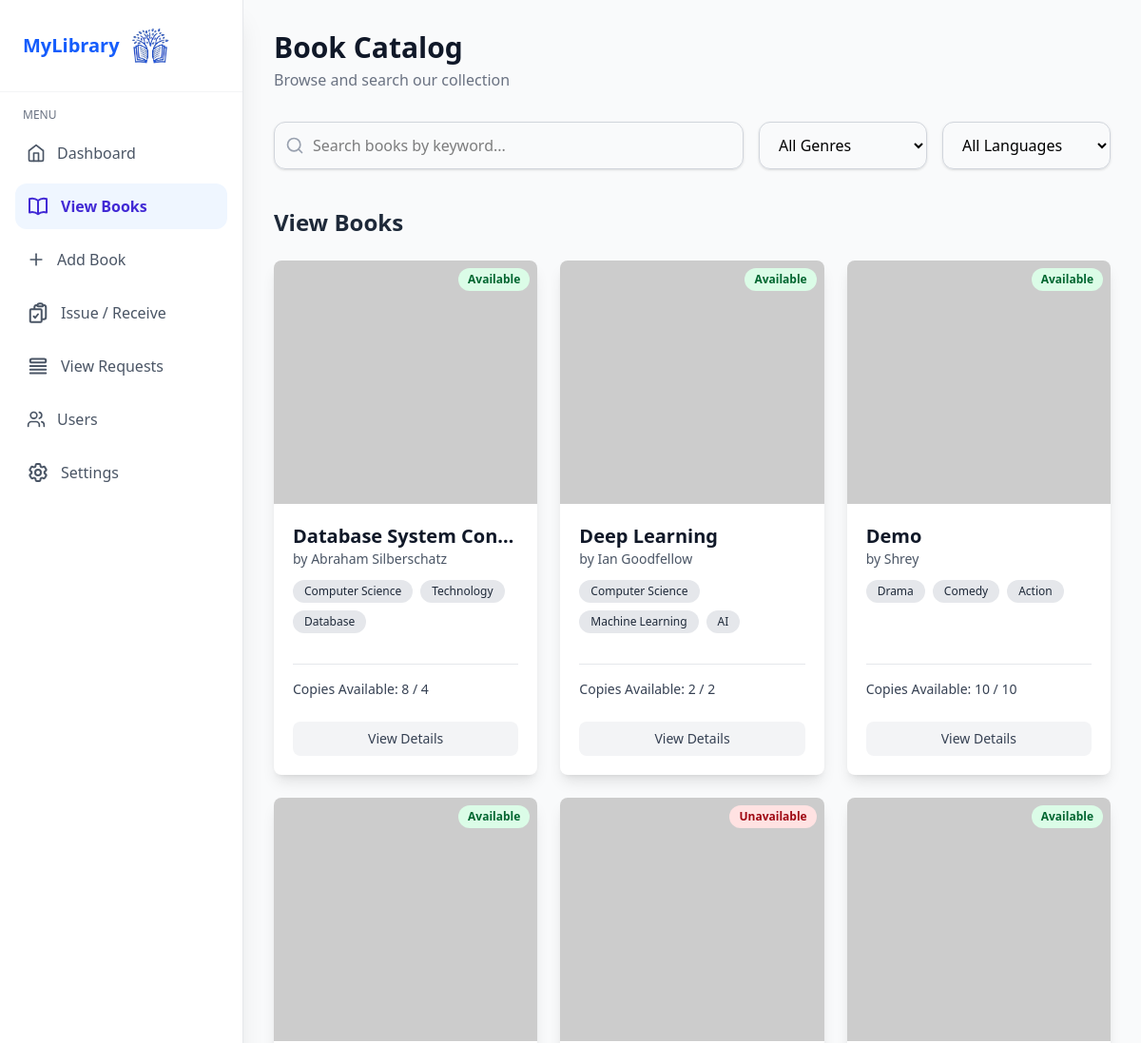
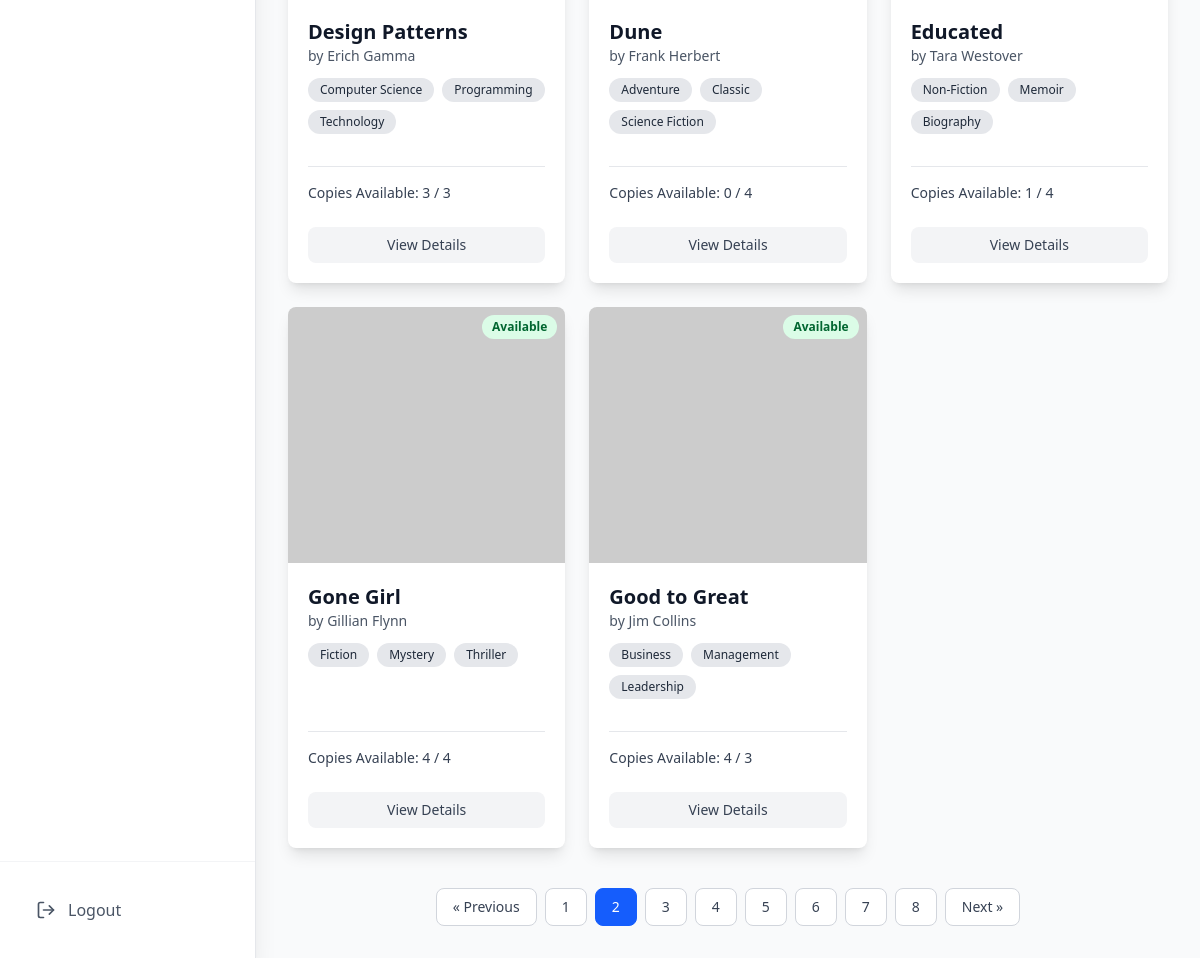
Page /books/?page=2 (signed in) on the committed database (2 pictures, top to bottom).
### library_db/models.py (models this page shows, shortened)
class Book(models.Model):
    book_id = models.AutoField(primary_key=True)
    isbn = models.CharField(max_length=20, unique=True)
    title = models.CharField(max_length=255)
    author = models.CharField(max_length=100)
    genre = models.ManyToManyField(Genre, related_name='books')
    language = models.ForeignKey(Language, on_delete=models.CASCADE, related_name='books', null=True)
    description = models.TextField(blank=True, null=True)
    image_url = models.URLField(max_length=500, blank=True, null=True)
    total_copies = models.IntegerField()
    available_copies = models.IntegerField()
    def genre_display(self):
      return ', '.join(genre.genre_name for genre in self.genre.all())
    genre_display.short_description = 'Genres'

class Genre(models.Model):
    genre_id = models.AutoField(primary_key=True)
    genre_name = models.CharField(max_length=100, unique=True)

### LMS/views.py (the view)
# urls.py: path('books/', views.books, name='books'),
@admin_login_required
def books(request):
    all_books_list = Book.objects.all().order_by('title')
    paginator = Paginator(all_books_list, 8)
    page_number = request.GET.get('page')
    books_page_obj = paginator.get_page(page_number)
    context = {
        'books_page': books_page_obj,
        'all_genres': Genre.objects.all().order_by('genre_name'),
        'all_languages': Language.objects.all().order_by('language_name'),
    }
    return render(request, 'admin/books.html', context)

### LMS/views.py (called while the page is built)
def admin_login_required(view_func):
    @wraps(view_func)
    def wrapper(request, *args, **kwargs):
        if not request.session.get('admin_id'):
            return redirect('admin_login')
        return view_func(request, *args, **kwargs)
    return wrapper

### templates/admin/books.html (shortened to what this page needs)
{% extends "base.html" %}
{% load static %}
{% block content %}
<div class="flex-1 ml-0 md:ml-64 main-content-scroll bg-gray-50">
    <main class="p-4 md:p-8">
        <h1 class="text-3xl font-bold text-gray-900 mb-1">Book Catalog</h1>
        <p class="text-gray-500 mb-8">Browse and search our collection</p>
        <form id="filter-form" class="flex flex-col md:flex-row gap-4 mb-10 items-center text-black">
            <div class="relative flex-grow w-full md:w-auto">
                <input type="text" id="search-input" name="search" placeholder="Search books by keyword..."
                    class="w-full pl-10 pr-4 py-3 border border-gray-300 rounded-xl focus:outline-none focus:ring-2 focus:ring-blue-500 shadow-sm">
                <svg class="absolute left-3 top-1/2 transform -translate-y-1/2 w-5 h-5 text-gray-400"
                    xmlns="http://www.w3.org/2000/svg" viewBox="0 0 24 24" fill="none" stroke="currentColor"
                    stroke-width="2" stroke-linecap="round" stroke-linejoin="round">
                    <circle cx="11" cy="11" r="8"></circle>
                    <path d="m21 21-4.3-4.3"></path>
                </svg>
            </div>
            <div class="flex gap-4 w-full md:w-auto">
                <select id="genre-filter" name="genre"
                    class="py-3 px-4 border border-gray-300 rounded-xl focus:outline-none focus:ring-2 focus:ring-blue-500 shadow-sm w-full">
                    <option value="">All Genres</option>
                </select>
                <select id="language-filter" name="language"
                    class="py-3 px-4 border border-gray-300 rounded-xl focus:outline-none focus:ring-2 focus:ring-blue-500 shadow-sm w-full">
                    <option value="">All Languages</option>
                </select>
            </div>
        </form>
        <h2 class="text-2xl font-bold text-gray-800 mb-6">View Books</h2>
        <div id="book-grid-container">
            {% include "partials/book_grid_content.html" %}
        </div>
    </main>
</div>
{% endblock %}

### templates/partials/book_grid_content.html (shortened to what this page needs)
<div id="book-grid" class="grid grid-cols-1 sm:grid-cols-2 lg:grid-cols-3 xl:grid-cols-4 gap-6">
    {% for book in books_page %}
    <div class="bg-white rounded-lg shadow-lg overflow-hidden flex flex-col group transition-transform duration-300 ease-in-out hover:-translate-y-2">
        <div class="relative">
            {% if book.available_copies > 0 %}
            <span class="absolute top-2 right-2 bg-green-100 text-green-800 text-xs font-semibold px-2.5 py-1 rounded-full">Available</span>
            {% else %}
            <span class="absolute top-2 right-2 bg-red-100 text-red-800 text-xs font-semibold px-2.5 py-1 rounded-full">Unavailable</span>
            {% endif %}
            <img class="w-full h-64 object-cover" src="https://placehold.co/400x600/1F2937/FFFFFF?text={{ book.title|urlencode }}" alt="Cover of {{ book.title }}">
        </div>
        <div class="p-5 flex flex-col flex-grow">
            <h3 class="text-xl font-bold text-gray-900 truncate">{{ book.title }}</h3>
            <p class="text-sm text-gray-600 mb-3">by {{ book.author }}</p>
            <div class="flex flex-wrap gap-2 mb-4">
                {% for genre in book.genre.all %}<span class="bg-gray-200 text-gray-800 text-xs font-medium px-3 py-1 rounded-full">{{ genre.genre_name }}</span>{% endfor %}
            </div>
            <div class="flex-grow"></div>
            <div class="mt-4 pt-4 border-t border-gray-200">
                <p id="copies-{{ book.pk }}" class="text-sm text-gray-700 font-medium mb-3">Copies Available: {{ book.available_copies }} / {{ book.total_copies }}</p>
            </div>
            <div class="flex gap-3 mt-3">
                <button
                    class="flex-1 py-2 text-sm text-gray-700 bg-gray-100 rounded-lg hover:bg-gray-200 transition duration-150"
                >
                    <a href="{% url 'details' book.book_id %}">
                        View Details
                    </a>
                </button>
            </div>
        </div>
    </div>
    {% empty %}
    <p class="col-span-full text-center text-gray-500 py-10">No books found matching your criteria.</p>
    {% endfor %}
</div>
<div id="pagination-container">
    {% if books_page.paginator.num_pages > 1 %}
    <div class="flex justify-center items-center mt-10 space-x-2">
        {% if books_page.has_previous %}<a href="?page={{ books_page.previous_page_number }}" class="pagination-link px-4 py-2 text-sm font-medium text-gray-700 bg-white border border-gray-300 rounded-lg hover:bg-gray-100">&laquo; Previous</a>{% endif %}
        {% for num in books_page.paginator.page_range %}
            {% if books_page.number == num %}<a href="?page={{ num }}" class="pagination-link px-4 py-2 text-sm font-medium text-white bg-blue-600 border border-blue-600 rounded-lg z-10">{{ num }}</a>
            {% else %}<a href="?page={{ num }}" class="pagination-link px-4 py-2 text-sm font-medium text-gray-700 bg-white border border-gray-300 rounded-lg hover:bg-gray-100">{{ num }}</a>{% endif %}
        {% endfor %}
        {% if books_page.has_next %}<a href="?page={{ books_page.next_page_number }}" class="pagination-link px-4 py-2 text-sm font-medium text-gray-700 bg-white border border-gray-300 rounded-lg hover:bg-gray-100">Next &raquo;</a>{% endif %}
    </div>
    {% endif %}
</div>

### templates/base.html (style rules this page uses)
html, body, #app-container { height: 100%; overflow: hidden; }
.main-content-scroll { overflow-y: auto; height: 100vh; }

### rows in the picture
Book: shows "Available", title "Database System Con…", author "Abraham Silberschatz", available_copies "8", total_copies "4"
Genre: genre_name "Computer Science"
Genre: genre_name "Technology"
Genre: genre_name "Database"
Book: shows "Available", title "Deep Learning", author "Ian Goodfellow", available_copies "2", total_copies "2"
Genre: genre_name "Machine Learning"
Genre: genre_name "AI"
Book: shows "Available", title "Demo", author "Shrey", available_copies "10", total_copies "10"
Genre: genre_name "Drama"
Genre: genre_name "Comedy"
Genre: genre_name "Action"
Book: shows "Available", title "Design Patterns", author "Erich Gamma", available_copies "3", total_copies "3"
Genre: genre_name "Programming"
Book: shows "Unavailable", title "Dune", author "Frank Herbert", available_copies "0", total_copies "4"
Genre: genre_name "Adventure"
Genre: genre_name "Classic"
Genre: genre_name "Science Fiction"
Book: shows "Available", title "Educated", author "Tara Westover", available_copies "1", total_copies "4"
Genre: genre_name "Non-Fiction"
Genre: genre_name "Memoir"
Genre: genre_name "Biography"
Book: shows "Available", title "Gone Girl", author "Gillian Flynn", available_copies "4", total_copies "4"
Genre: genre_name "Fiction"
Genre: genre_name "Mystery"
Genre: genre_name "Thriller"
Book: shows "Available", title "Good to Great", author "Jim Collins", available_copies "4", total_copies "3"
Genre: genre_name "Business"
Genre: genre_name "Management"
Genre: genre_name "Leadership"

### other values in the picture
{{ num }} "1" "3" "4" "5" "6" "7" "8"
{{ num }} "2"
